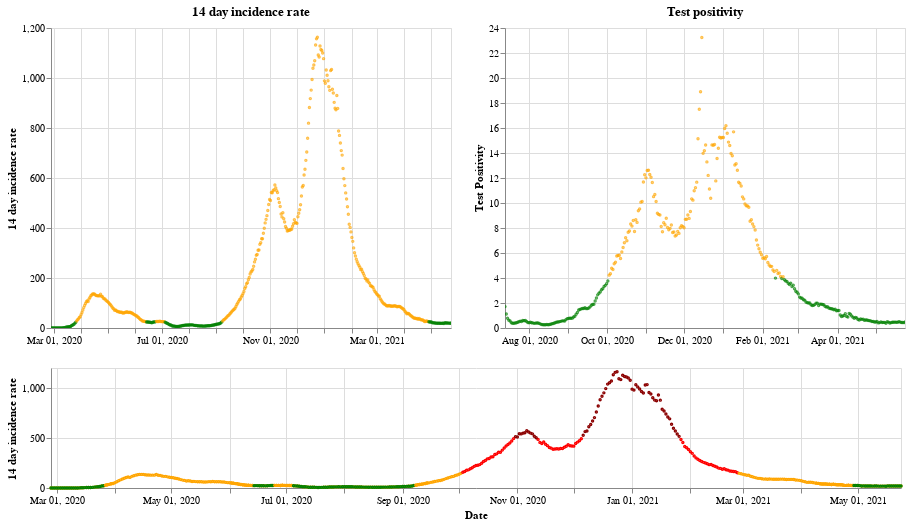

Source (notebook cell):
### Markdown cell above
## Wales

### Code cell
plot_traffic_light('Wales')

### Figure 1 — Vega-Lite specification as saved in the notebook (floating-point values rounded to 4 significant figures; data arrays with more than 128 entries replaced by an {"elided": "..."} marker saying what was removed)
{"config": {"view": {"continuousWidth": 400, "continuousHeight": 300}}, "vconcat": [{"hconcat": [{"mark": {"type": "point", "size": 2}, "encoding": {"color": {"condition": {"value": "green", "test": "(datum.twoWeeklyCasesRate <= 25)"}, "value": "orange"}, "tooltip": [{"type": "nominal", "field": "areaName"}, {"type": "temporal", "field": "date"}, {"type": "quantitative", "field": "twoWeeklyCasesRate"}, {"type": "quantitative", "field": "testPositivity"}], "x": {"type": "temporal", "axis": {"title": ""}, "field": "date", "scale": {"domain": {"selection": "DateBrush"}}, "timeUnit": "yearmonthdate"}, "y": {"type": "quantitative", "axis": {"title": "14 day incidence rate"}, "field": "twoWeeklyCasesRate"}}, "title": "14 day incidence rate", "width": 400}, {"mark": {"type": "point", "size": 2}, "encoding": {"color": {"condition": {"value": "green", "test": "(datum.testPositivity <= 4)"}, "value": "orange"}, "tooltip": [{"type": "nominal", "field": "areaName"}, {"type": "temporal", "field": "date"}, {"type": "quantitative", "field": "twoWeeklyCasesRate"}, {"type": "quantitative", "field": "testPositivity"}], "x": {"type": "temporal", "axis": {"title": ""}, "field": "date", "scale": {"domain": {"selection": "DateBrush"}}, "timeUnit": "yearmonthdate"}, "y": {"type": "quantitative", "axis": {"title": "Test Positivity"}, "field": "testPositivity"}}, "title": "Test positivity", "width": 400}]}, {"layer": [{"mark": {"type": "point", "size": 2}, "encoding": {"color": {"condition": {"value": "orange", "test": "((50 && datum.twoWeeklyCasesRate) < 150)"}, "value": "red"}, "opacity": {"condition": {"value": 1, "test": "((50 && datum.twoWeeklyCasesRate) < 500)"}, "value": 0}, "tooltip": [{"type": "nominal", "field": "areaName"}, {"type": "temporal", "field": "date"}, {"type": "quantitative", "field": "twoWeeklyCasesRate"}, {"type": "quantitative", "field": "testPositivity"}], "x": {"type": "temporal", "axis": {"title": "Date"}, "field": "date", "timeUnit": "yearmonthdate"}, "y": {"type": "quantitative", "axis": {"title": "14 day incidence rate"}, "field": "twoWeeklyCasesRate"}}, "selection": {"DateBrush": {"type": "interval", "encodings": ["x"], "fields": ["Time"]}}, "width": 850}, {"mark": {"type": "point", "size": 2}, "encoding": {"color": {"value": "darkred"}, "opacity": {"condition": {"value": 1, "test": "(datum.twoWeeklyCasesRate >= 500)"}, "value": 0}, "tooltip": [{"type": "nominal", "field": "areaName"}, {"type": "temporal", "field": "date"}, {"type": "quantitative", "field": "twoWeeklyCasesRate"}, {"type": "quantitative", "field": "testPositivity"}], "x": {"type": "temporal", "axis": {"title": "Date"}, "field": "date", "timeUnit": "yearmonthdate"}, "y": {"type": "quantitative", "axis": {"title": "14 day incidence rate"}, "field": "twoWeeklyCasesRate"}}, "width": 400}, {"mark": {"type": "point", "size": 2}, "encoding": {"color": {"condition": {"value": "green", "test": "((4 && datum.twoWeeklyCasesRate) < 25)"}, "value": "orange"}, "opacity": {"condition": {"value": 1, "test": "(datum.twoWeeklyCasesRate < 50)"}, "value": 0}, "tooltip": [{"type": "nominal", "field": "areaName"}, {"type": "temporal", "field": "date"}, {"type": "quantitative", "field": "twoWeeklyCasesRate"}, {"type": "quantitative", "field": "testPositivity"}], "x": {"type": "temporal", "axis": {"title": "Date"}, "field": "date", "timeUnit": "yearmonthdate"}, "y": {"type": "quantitative", "axis": {"title": "14 day incidence rate"}, "field": "twoWeeklyCasesRate"}}, "width": 400}], "height": 120, "width": 800}], "data": {"name": "data-8f2beaf27031ff7b51c31690cb4a264c"}, "$schema": "https://vega.github.io/schema/vega-lite/v4.8.1.json", "datasets": {"data-8f2beaf27031ff7b51c31690cb4a264c": {"elided": "453 records"}}}
